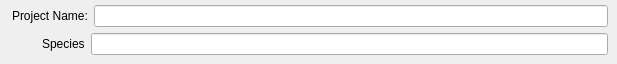
           <widget class="QWidget" name="page_12">
            <widget class="QWidget" name="layoutWidget">
             <property name="geometry">
              <rect>
               <x>12</x>
               <y>5</y>
               <width>596</width>
               <height>22</height>
              </rect>
             </property>
             <layout class="QHBoxLayout" name="horizontalLayout_14">
              <item>
               <widget class="QLabel" name="label_6">
                <property name="text">
                 <string>Project Name:</string>
                </property>
               </widget>
              </item>
              <item>
               <widget class="QLineEdit" name="lineEdit_4"/>
              </item>
             </layout>
            </widget>
            <widget class="QWidget" name="layoutWidget">
             <property name="geometry">
              <rect>
               <x>42</x>
               <y>33</y>
               <width>566</width>
               <height>22</height>
              </rect>
             </property>
             <layout class="QHBoxLayout" name="horizontalLayout_34">
              <item>
               <widget class="QLabel" name="label_30">
                <property name="sizePolicy">
                 <sizepolicy hsizetype="Maximum" vsizetype="Preferred">
                  <horstretch>0</horstretch>
                  <verstretch>0</verstretch>
                 </sizepolicy>
                </property>
                <property name="maximumSize">
                 <size>
                  <width>45</width>
                  <height>16777215</height>
                 </size>
                </property>
                <property name="text">
                 <string>Species</string>
                </property>
               </widget>
              </item>
              <item>
               <widget class="QLineEdit" name="lineEdit_13">
                <property name="enabled">
                 <bool>true</bool>
                </property>
               </widget>
              </item>
             </layout>
            </widget>
           </widget>
